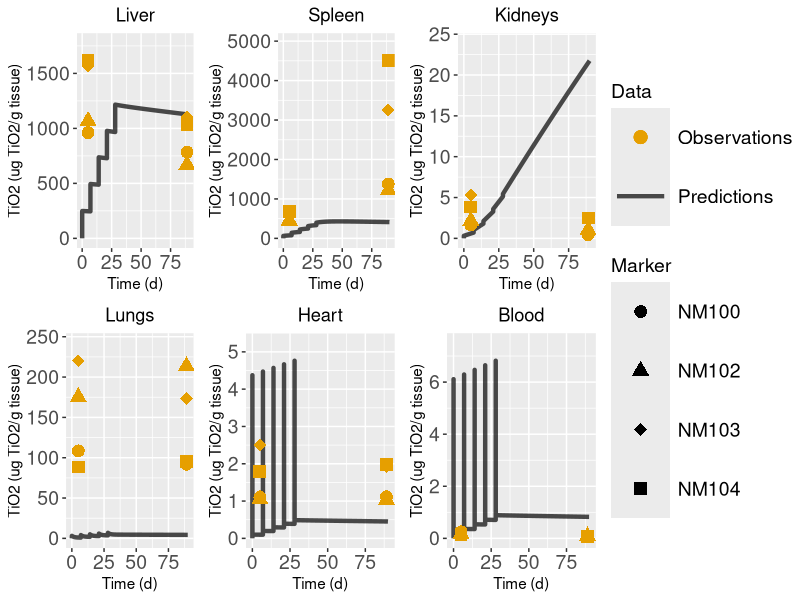

The R script that drew this image: (Note: this script raises an error after producing the figure.)
library(deSolve)
setwd("/Users/vassilis/Documents/GitHub/PBK_Grouping/TiO2/Validation")


#####################################
### Function to create Parameters ###
#####################################
create.params <- function(user_input){
  with( as.list(user_input),{
    ### Important!!! each compartment has a specific index vectors Tissue_fractions, Regional_flow_fractions, Capillary_fractions and cannot be changed
    # The index of each compartment:
    #Rest of Body (rob) --> 1
    #Heart (ht) --> 2
    #Kidneys (ki) --> 3
    #Brain (br) --> 4
    #Spleen (spl) --> 5
    #Lungs (lu) --> 6
    #Liver (li) --> 7
    #Uterus (ut) --> 8
    #Bone (bone) --> 9
    #Adipose (ad) --> 10
    #Skin (skin) --> 11
    #Muscles (mu) --> 12
    #Gastrointestinal track (GIT) --> 13
    
    
    comp_names <- list( "RoB"="RoB","Heart"="Heart", "Kidneys"="Kidneys", "Brain"= NA, "Spleen"="Spleen",
                        "Lungs"="Lungs", "Liver"="Liver", "Uterus"=NA, "Bone"="Bone", "Adipose"=NA, "Skin"=NA,
                        "Muscles"=NA, "GIT"="GIT") #used as input in function, compartments that are used in pbpk
    
    
    # List with names of all possible compartments
    all_comps <- list("RoB"="RoB","Heart"="Heart", "Kidneys"="Kidneys", "Brain"="Brain", "Spleen"="Spleen",
                      "Lungs"="Lungs", "Liver"="Liver", "Uterus"="Uterus", "Bone"="Bone", "Adipose"="Adipose", "Skin"="Skin", "Muscles"="Muscles",
                      "GIT"="GIT") # List with names of all possible compartments
    
    ### Density of tissues/organs
    d_tissue <- 1 #g/ml
    d_skeleton <- 1.92 #g/ml
    d_adipose <- 0.940 #g/ml
    
    Q_total <- (1.54*mass^0.75)*60 # Total Cardiac Output (ml/h)
    
    Total_Blood <- 0.06*mass+0.77 # Total blood volume (ml)
    
    fr_ad <- 0.0199*mass + 1.644 # w in g,  Brown et al.1997 p.420. This equation gives the  adipose % of body weight 
    
    
    # Physiological parameters units
    # V_blood, V_ven, V_art (ml): Volume of total blood, venous blood and arterial blood
    # w_i (g):                    mass of tissue or organ "i"
    # V_tis_i (ml):                volume of tissue or organ "i"
    # V_cap_i (ml):                volume of capillary blood in tissue "i"
    # Q_i, Q_total (ml/h):        regional blood flow of tissue or organ "i"
    
    fractions <- matrix(rep(NA, 4*13), ncol = 4)
    colnames(fractions) <- c("Tissue.weight.fraction.(%.of.BW)", "Regional.flow.fractions.(%.of.total.cardiac.output)",
                             "Capillary.fractions.(fraction.of.tissue.volume)", "Macrophage.fractions.(fraction.of.tissue.volume)" )
    fractions[,1] <- c(NA, 0.33, 0.730, 0.570, 0.200, 0.500, 3.660, 0.011, 10.000, NA, 19.030, 40.000, 2.700)
    fractions[,2] <- c(NA, 4.90, 14.10, 2.00, 1.22, 100.00, 17.40, 1.11, 12.20, 7.00, 5.80, 27.80, 14.00)
    fractions[,3] <- c(0.0400, 0.2600, 0.1600, 0.0300, 0.2200, 0.3600, 0.2100, 0.0770, 0.0400, 0.0055, 0.0200, 0.0143, 0.0500)
    fractions[,4] <- c(0.02, 0.02, 0.02, 0.04, 0.30, 0.04, 0.10, 0.02, 0.04, 0.04, 0.02, 0.02, NA)
    rownames(fractions) <- all_comps
    
    #Tissue weight fraction 
    Tissue_fractions <- fractions[,1]/100 # % of BW. Na values refers to the volume of the rest organs(RoB)
    Tissue_fractions[10] <- fr_ad/100
    #Regional blood flow fraction
    Regional_flow_fractions <- fractions[,2]/100 # % of total cardiac output
    #Capillary volume fractions (fractions of tissue volume)
    Capillary_fractions <- fractions[,3] # of tissue volume
    
    
    W_tis <- rep(0,length(comp_names))
    V_tis <- rep(0,length(comp_names))
    V_cap <- rep(0,length(comp_names))
    W_macro <- rep(0,length(comp_names))  #one more for blood compartment
    Q <- rep(0,length(comp_names))
    
    # The following values were calculated by dividing the %ID/ g tissue with the %ID w/o free 48 from Table 2 of Kreyling et al. (2017)
    # Thus, they represent the average mass, in grams, of the respective tissues in each time group.
    liver_expw <- mean(c(8.57, 8.92, 9.30, 8.61, 9.20))
    spleen_expw <- mean(c(0.93, 0.75, 0.97, 0.68, 0.71))
    kidneys_expw <- mean(c(2.27, 2.36, 2.44, 2.11, 2.26))
    lungs_expw <- mean(c(1.87, 1.60, 1.80, 1.48, 1.31))
    heart_expw <- mean(c(0.89, 1.00, 1.00, 1.00, 0.88))
    blood_expw <- mean(c(16.52, 17.45, 15.33, 18.50, 18.00))
    carcass_expw <- mean(c(206.00, 203.33, 184.00, 202.00, 203.75))
    skeleton_expw <- mean(c(26.15, 27.50, 25.56, 25.79, 25.26))
    soft_tissues <- mean(c(228.57, 253.85, 214.29, 225.93, 231.04))
    
    ### Calculation of tissue weights  
    W_tis[2] <- heart_expw
    W_tis[3] <- kidneys_expw
    W_tis[5] <- spleen_expw
    W_tis[6] <- lungs_expw
    W_tis[7] <- liver_expw
    W_tis[9] <- skeleton_expw
    W_tis[13] <- Tissue_fractions[13]*mass
    
    
    for (i in 1:length(comp_names)) {
      control <- comp_names[i]
      
      Regional_flow_fractions[i] <- ifelse(is.na(control), NA, Regional_flow_fractions[i])
      Capillary_fractions[i] <- ifelse(is.na(control), NA, Capillary_fractions[i])
      
      ###Calculation of tissue volumes
      
      if (i==9){
        V_tis[i] <- W_tis[i]/d_skeleton
      } else if(i==10){
        V_tis[i] <- W_tis[i]/d_adipose
      } else{
        V_tis[i] <- W_tis[i]/d_tissue 
      }
      
      ###Calculation of capillary volumes
      V_cap[i] <- V_tis[i]*Capillary_fractions[i]
      
      ###Calculation of regional blood flows
      Q[i] <- Q_total*Regional_flow_fractions[i]
    }
    
    
    ### Calculations for "Soft tissue" compartment
    W_tis[1] <- mass - sum(W_tis[2:length(W_tis)], na.rm = TRUE)-Total_Blood
    V_tis[1] <- W_tis[1]/d_adipose     
    Q[1] <- Q_total - sum(Q[2:length(Q)],na.rm = TRUE) + Q[6]
    V_cap[1] <- V_tis[1]*Capillary_fractions[1] #Total_Blood - Vven - Vart - sum(V_cap[2:length(V_cap)], na.rm = TRUE)
    
    parameters <- matrix(c(W_tis[],V_tis[],V_cap[],Q[],W_macro[]), ncol = 5)
    colnames(parameters) <- c("W_tis", "V_tis", "V_cap", "Q", "W_macro")
    rownames(parameters) <- all_comps
    
    Vven=0.64*Total_Blood
    Vart=0.15*Total_Blood
    Wm_ven=0.01*Vven
    Wm_art=0.01*Vart
    
    return(list(
      "Q_total"=Q_total, "V_blood"=Total_Blood, "V_ven"=Vven, "V_art"=Vart,
      
      "w_rob"=parameters[1,1], "w_ht"=parameters[2,1], "w_ki"=parameters[3,1], "w_spl"=parameters[5,1], "w_lu"=parameters[6,1], "w_li"=parameters[7,1], "w_bone"=parameters[9,1], "w_git"=parameters[13,1],
      
      "V_tis_rob"=parameters[1,2], "V_tis_ht"=parameters[2,2], "V_tis_ki"=parameters[3,2], "V_tis_spl"=parameters[5,2], "V_tis_lu"=parameters[6,2], "V_tis_li"=parameters[7,2], "V_tis_bone"=parameters[9,2], "V_tis_git"=parameters[13,2], 
      
      "V_cap_rob"=parameters[1,3], "V_cap_ht"=parameters[2,3], "V_cap_ki"=parameters[3,3], "V_cap_spl"=parameters[5,3], "V_cap_lu"=parameters[6,3], "V_cap_li"=parameters[7,3], "V_cap_bone"=parameters[9,3], "V_cap_git"=parameters[13,3],
      
      "Q_rob"=parameters[1,4], "Q_ht"=parameters[2,4], "Q_ki"=parameters[3,4], "Q_spl"=parameters[5,4], "Q_lu"=parameters[6,4], "Q_li"=parameters[7,4], "Q_bone"=parameters[9,4], "Q_git"=parameters[13,4],
      "dose" = dose, "administration" = administration_time
      
    ))
  })
}


#===============================================
#2. Function to create initial values for ODEs 
#===============================================

create.inits <- function(parameters){
  with( as.list(parameters),{
    M_ht<-0; M_lu<-0; M_li<-0; M_spl<-0; M_ki<-0; M_git<-0; M_bone<-0; M_rob<-0;
    
    M_cap_ht<-0; M_cap_lu<-0; M_cap_li<-0; M_cap_spl<-0; M_cap_ki<-0; M_cap_git<-0; M_cap_bone<-0; M_cap_rob<-0;
    
    M_lumen <- 0;
    M_ven<-0; M_art<-0
    M_feces<-0; M_urine<-0 
    
    return(c("M_ht" = M_ht, "M_lu" = M_lu, 
             "M_li" = M_li, "M_spl" = M_spl, 
             "M_ki" = M_ki, "M_git" = M_git, 
             "M_bone" = M_bone,"M_rob"=M_rob,
             
             "M_cap_ht" = M_cap_ht, "M_cap_lu" = M_cap_lu, 
             "M_cap_li" = M_cap_li, "M_cap_spl" = M_cap_spl, 
             "M_cap_ki" = M_cap_ki, "M_cap_git" = M_cap_git, 
             "M_cap_bone" = M_cap_bone,"M_cap_rob"=M_cap_rob,
             
             "M_lumen" = M_lumen,
             "M_ven" = M_ven, "M_art" = M_art, "M_feces" = M_feces, "M_urine" = M_urine))
    
  })
}

#==============
#3.Function for creating events #
#==============
create.events<- function(parameters){
  with( as.list(parameters),{
    
    ldose <- length(dose)
    ltimes <- length(administration)
    
    addition <- dose
    if (ltimes == ldose){
      events <- list(data = rbind(data.frame(var = "M_ven",  time = administration, 
                                             value = addition, method = c("add")) ))
    }else{
      stop("The times when the drug is injected should be equal in number to the doses")
    }
    
    
    return(events)
  }) 
}

###################
# 4.Custom function 
###################

custom.func <- function(){
  return()
}


#==============
#5. ODEs System
#==============
ode.func <- function(time, Initial.values, Parameters, custom.func){
  with( as.list(c(Initial.values, Parameters)),{
    
    position <- c(1,2,3,4,3,1,5,1,6,7,6,8,7,6,9,10)
    fit_pars <-exp(c(-0.133735, 2.122784, 7.684528, 6.6723, 1.761389, -2.18345, 
                     -9.489032, -2.726946, -6.120888, -8.849567, -2.124971, -9.946329)) 
    
    P_ht <- fit_pars[position[1]]
    P_lu <- fit_pars[position[2]]
    P_li <- fit_pars[position[3]]
    P_spl <- fit_pars[position[4]]
    P_ki <- fit_pars[position[5]]
    P_git <- fit_pars[position[6]]
    P_bone <- fit_pars[position[7]]
    P_rob <- fit_pars[position[8]]
    
    x_ht <- fit_pars[position[9]]
    x_lu <- fit_pars[position[10]]
    x_li <- fit_pars[position[11]]
    x_spl <- fit_pars[position[12]]
    x_ki <- fit_pars[position[13]]
    x_git <- fit_pars[position[14]]
    x_bone <- fit_pars[position[15]]
    x_rob <- fit_pars[position[16]]
    
    CLE_f <- fit_pars[length(fit_pars)-1]
    CLE_h <- fit_pars[length(fit_pars)]
    CLE_u <- 0
    
    
    # Concentrations (micro grams of NPs)/(g tissue)
    C_ht <- M_ht/w_ht
    C_cap_ht <- M_cap_ht/V_cap_ht
    C_lu <- M_lu/w_lu
    C_cap_lu <- M_cap_lu/V_cap_lu
    C_li <- M_li/w_li
    C_cap_li <- M_cap_li/V_cap_li
    C_spl <- M_spl/w_spl
    C_cap_spl <- M_cap_spl/V_cap_spl
    C_ki <- M_ki/w_ki
    C_cap_ki <- M_cap_ki/V_cap_ki
    C_git <- M_git/w_git
    C_cap_git <- M_cap_git/V_cap_git
    C_bone <- M_bone/w_bone
    C_cap_bone <- M_cap_bone/V_cap_bone
    C_rob <- M_rob/w_rob
    C_cap_rob <- M_cap_rob/V_cap_rob
    
    C_ven <- M_ven/V_ven
    C_art <- M_art/V_art
    
    # Heart
    dM_cap_ht <- Q_ht*(C_art - C_cap_ht) - x_ht*Q_ht*(C_cap_ht - C_ht/P_ht)
    dM_ht <- x_ht*Q_ht*(C_cap_ht - C_ht/P_ht) 
    
    # Lungs
    dM_cap_lu <- Q_total*(C_ven - C_cap_lu) - x_lu*Q_total*(C_cap_lu - C_lu/P_lu)
    dM_lu <-  x_lu*Q_total*(C_cap_lu - C_lu/P_lu)
    
    # Liver 
    dM_cap_li <- Q_li*(C_art - C_cap_li) + Q_spl*(C_cap_spl - C_cap_li) + Q_git*(C_cap_git - C_cap_li) -
      x_li*(Q_li+Q_git+Q_spl)*(C_cap_li - C_li/P_li)
    dM_li <- x_li*(Q_li+Q_git+Q_spl)*(C_cap_li - C_li/P_li) - CLE_h*M_li
    
    # Spleen
    dM_cap_spl <- Q_spl*(C_art - C_cap_spl) - x_spl*Q_spl*(C_cap_spl - C_spl/P_spl)
    dM_spl <- x_spl*Q_spl*(C_cap_spl - C_spl/P_spl) 
    
    # Kidneys
    dM_cap_ki <- Q_ki*(C_art - C_cap_ki) - x_ki*Q_ki*(C_cap_ki - C_ki/P_ki)- CLE_u*M_cap_ki
    dM_ki <- x_ki*Q_ki*(C_cap_ki - C_ki/P_ki) 
    
    # GIT - Gastrointestinal Track
    dM_cap_git <- Q_git*(C_art - C_cap_git) - x_git*Q_git*(C_cap_git - C_git/P_git)
    dM_git <- x_git*Q_git*(C_cap_git - C_git/P_git) 
    dM_lumen <- CLE_h*M_li - CLE_f *M_lumen 
    
    # Bone
    dM_cap_bone <- Q_bone*(C_art - C_cap_bone) - x_bone*Q_bone*(C_cap_bone - C_bone/P_bone)
    dM_bone <- x_bone*Q_bone*(C_cap_bone - C_bone/P_bone) 
    
    
    # RoB - Rest of Body
    dM_cap_rob <- Q_rob*(C_art - C_cap_rob) - x_rob*Q_rob*(C_cap_rob - C_rob/P_rob)
    dM_rob <- x_rob*Q_rob*(C_cap_rob - C_rob/P_rob) 
    
    # Urine
    dM_urine <- CLE_u*M_cap_ki
    
    # Feces
    dM_feces <- CLE_f*M_lumen
    
    # Venous Blood
    dM_ven <- Q_ht*C_cap_ht + (Q_li + Q_spl+Q_git)*C_cap_li + Q_ki*C_cap_ki +
      Q_bone*C_cap_bone + Q_rob*C_cap_rob - Q_total*C_ven
    
    # Arterial Blood
    dM_art <-  Q_total*C_cap_lu - Q_total*C_art
    
    Blood_total <- M_ven + M_art + M_cap_ht + M_cap_lu +M_cap_li+M_cap_spl+
      M_cap_ki+ M_cap_git+M_cap_bone+M_cap_rob
    Blood <- Blood_total/(V_blood)
    
    C_git_total <- (M_git+M_lumen)/w_git
    
    list(c("dM_ht" = dM_ht, "dM_lu" = dM_lu, 
           "dM_li" = dM_li, "dM_spl" = dM_spl, 
           "dM_ki" = dM_ki, "dM_git" = dM_git, 
           "dM_bone" = dM_bone,"dM_rob"=dM_rob,
           
           "dM_cap_ht" = dM_cap_ht, "dM_cap_lu" = dM_cap_lu, 
           "dM_cap_li" = dM_cap_li, "dM_cap_spl" = dM_cap_spl, 
           "dM_cap_ki" = dM_cap_ki, "dM_cap_git" = dM_cap_git, 
           "dM_cap_bone" = dM_cap_bone,"dM_cap_rob"=dM_cap_rob,
           
           "dM_lumen" = dM_lumen,
           "dM_ven" = dM_ven, "dM_art" = dM_art, "dM_feces" = dM_feces, "dM_urine" = dM_urine),
         
         "Heart" = M_ht+M_cap_ht, "Lungs" = M_lu + M_cap_lu, "Liver" = M_li + M_cap_li,
         "Spleen" = M_spl + M_cap_spl, "Kidneys" = M_ki + M_cap_ki,
         "Git" = M_git+M_lumen + M_cap_git, "Bone" = M_bone + M_cap_bone,
         "RoB" = M_rob + M_cap_rob, "Blood" = M_ven + M_art,
         
         
         "C_Blood"=Blood,
         "C_Heart"=C_ht, "C_Lungs"=C_lu, "C_Liver"=C_li, "C_Spleen"=C_spl,
         "C_Kidneys"=C_ki, "C_Git"=C_git_total, "C_Bone"=C_bone, "C_RoB"=C_rob,
         "Feces"=M_feces, "Urine"=M_urine)
  })
}

##############################
### Load experimental data ###
##############################
Mr_Ti <- 47.867
Mr_TiO2 <- 47.867 + 32
# Load the mean values 
# The units of the values are ug Ti per g of tissue
NM100_single <- openxlsx::read.xlsx("Data/Garaets_data/Female_NM100.xlsx", sheet=1,  colNames = T, rowNames = F)
NM100_single[,-1] <- NM100_single[,-1] * Mr_TiO2/Mr_Ti
NM100_repeated <- openxlsx::read.xlsx("Data/Garaets_data/Female_NM100.xlsx", sheet=2,  colNames = T, rowNames = F)
NM100_repeated[,-1] <- NM100_repeated[,-1] * Mr_TiO2/Mr_Ti

NM102_single <- openxlsx::read.xlsx("Data/Garaets_data/Female_NM102.xlsx", sheet=1,  colNames = T, rowNames = F)
NM102_single[,-1] <- NM102_single[,-1] * Mr_TiO2/Mr_Ti
NM102_repeated <- openxlsx::read.xlsx("Data/Garaets_data/Female_NM102.xlsx", sheet=2,  colNames = T, rowNames = F)
NM102_repeated[,-1] <- NM102_repeated[,-1] * Mr_TiO2/Mr_Ti

NM103_single <- openxlsx::read.xlsx("Data/Garaets_data/Female_NM103.xlsx", sheet=1,  colNames = T, rowNames = F)
NM103_single[,-1] <- NM103_single[,-1] * Mr_TiO2/Mr_Ti
NM103_repeated <- openxlsx::read.xlsx("Data/Garaets_data/Female_NM103.xlsx", sheet=2,  colNames = T, rowNames = F)
NM103_repeated[,-1] <- NM103_repeated[,-1] * Mr_TiO2/Mr_Ti

NM104_single <- openxlsx::read.xlsx("Data/Garaets_data/Female_NM104.xlsx", sheet=1,  colNames = T, rowNames = F)
NM104_single[,-1] <- NM104_single[,-1] * Mr_TiO2/Mr_Ti
NM104_repeated <- openxlsx::read.xlsx("Data/Garaets_data/Female_NM104.xlsx", sheet=2,  colNames = T, rowNames = F)
NM104_repeated[,-1] <- NM104_repeated[,-1] * Mr_TiO2/Mr_Ti

data_list <- list("NM100_single"=NM100_single, "NM100_repeated"=NM100_repeated,
                   "NM102_single"=NM102_single, "NM102_repeated"=NM102_repeated,
                   "NM103_single"=NM103_single, "NM103_repeated"=NM103_repeated,
                   "NM104_single"=NM104_single, "NM104_repeated"=NM104_repeated)



Body_mass <- 174 # g
Dose_per_rat <- 2.3*1000 #ug/rat

####################
### User's INPUT ###
####################
mass <- Body_mass # g  

# Single dose experiments
dose <- Dose_per_rat # ug TiO2
administration_time = 0
user_input <-list("dose" = dose, "mass" = mass, "administration_time" = administration_time)
params<-create.params(user_input)
inits <- create.inits(params)
events_single <- create.events(params)
sample_time_single <- seq(0, 90*24, 0.5)

solution_single <- data.frame(ode(times = sample_time_single,  func = ode.func, y = inits, parms = params, 
                           custom.func = custom.func, method="lsodes",  events = events_single))
predictions_single <- solution_single[,c('time', 'C_Liver', 'C_Spleen', 'C_Kidneys', "C_Lungs", "C_Heart", "C_Blood")]
names(predictions_single)[2:7] <- c("Liver", "Spleen", "Kidneys", "Lungs", "Heart", "Blood")

# Repeated dose experiment
dose <- rep(Dose_per_rat, 5) # ug TiO2
administration_time = seq(0,4)*7*24
user_input <-list("dose" = dose, "mass" = mass, "administration_time" = administration_time)
params<-create.params(user_input)
inits <- create.inits(params)
events_repeated <- create.events(params)
sample_time_repeated <- seq(0, 90*24, 0.5)

solution_repeated <- data.frame(ode(times = sample_time_repeated,  func = ode.func, y = inits, parms = params, 
                           custom.func = custom.func, method="lsodes",  events = events_repeated))

predictions_repeated <- solution_repeated[,c('time', 'C_Liver', 'C_Spleen', 'C_Kidneys', "C_Lungs", "C_Heart", "C_Blood")]
names(predictions_repeated)[2:7] <- c("Liver", "Spleen", "Kidneys", "Lungs", "Heart", "Blood")

predictions_list <- list("predictions_single"=predictions_single,
                         "predictions_repeated"=predictions_repeated)

library(ggplot2)

# Defining the linetype and colour of each curve
cls <-  c("Predictions" = "#000000", "Observations" = "#E69F00")
shapes <- c("NM100" = 16, "NM102" = 17, "NM103" = 18, "NM104"=15)  # You can choose different shapes for each layer

create.plots <- function(exp_data_list, predictions, compartment, y_max =NULL){  
  if(is.null(y_max)){
    y_max = max(c(max(exp_data_list[[1]][compartment]),
                  max(exp_data_list[[2]][compartment]),
                  max(exp_data_list[[3]][compartment]), 
                  max(exp_data_list[[4]][compartment]), 
                  max(predictions[compartment])))
  }
  
  test_plot = ggplot()+
    geom_line(data=predictions, aes(x= time/24, y= !!as.name(compartment), color = "Predictions"), size=1.5,alpha = 0.7) +
    geom_point(data=exp_data_list[[1]], aes(x=Time, y= !!as.name(compartment), color='Observations', shape = 'NM100'), size=4)+
    geom_point(data=exp_data_list[[2]], aes(x=Time, y= !!as.name(compartment), color='Observations', shape = 'NM102'), size=4)+
    geom_point(data=exp_data_list[[3]], aes(x=Time, y= !!as.name(compartment), color='Observations', shape = 'NM103'), size=4)+
    geom_point(data=exp_data_list[[4]], aes(x=Time, y= !!as.name(compartment), color='Observations', shape = 'NM104'), size=4)+
    #scale_y_continuous(trans='log10')+
    ylim(0, 1.1*y_max)+
    labs(title = compartment, 
         y = "TiO2 (ug TiO2/g tissue)",
         x = "Time (d)")+
    theme(plot.title = element_text(hjust = 0.5))+
    scale_color_manual("Data", values=cls)+
    scale_shape_manual("Marker", values = shapes) +
    theme(legend.key.size = unit(1.5, 'cm'),  
          legend.title = element_text(size=14),
          legend.text = element_text(size=14),
          axis.text = element_text(size = 14))
  
  #print(test_plot)
  
}

# Plots for Single dose
plot_compartment <- c("Liver", "Spleen", "Kidneys", "Lungs", "Heart", "Blood")
single_dose_data <- data_list[c(1,3,5,7)]
p1 <-  create.plots(single_dose_data, predictions_list$predictions_single, plot_compartment[1])
p2 <-  create.plots(single_dose_data, predictions_list$predictions_single, plot_compartment[2])
p3 <-  create.plots(single_dose_data, predictions_list$predictions_single, plot_compartment[3])
p4 <-  create.plots(single_dose_data, predictions_list$predictions_single, plot_compartment[4])
p5 <-  create.plots(single_dose_data, predictions_list$predictions_single, plot_compartment[5], y_max=1)
p6 <-  create.plots(single_dose_data, predictions_list$predictions_single, plot_compartment[6], y_max=0.5)

single_dose_plot <- ggpubr::ggarrange(p1, p2, p3, p4, p5, p6, 
                                      ncol=3, nrow=2, 
                                      common.legend = TRUE, legend="right")

# Plots for Repeated dose
plot_compartment <- c("Liver", "Spleen", "Kidneys", "Lungs", "Heart", "Blood")
repeated_dose_data <- data_list[c(2,4,6,8)]
p7 <-  create.plots(repeated_dose_data, predictions_list$predictions_repeated, plot_compartment[1])
p8 <-  create.plots(repeated_dose_data, predictions_list$predictions_repeated, plot_compartment[2])
p9 <-  create.plots(repeated_dose_data, predictions_list$predictions_repeated, plot_compartment[3])
p10 <-  create.plots(repeated_dose_data, predictions_list$predictions_repeated, plot_compartment[4])
p11 <-  create.plots(repeated_dose_data, predictions_list$predictions_repeated, plot_compartment[5])
p12 <-  create.plots(repeated_dose_data, predictions_list$predictions_repeated, plot_compartment[6])

repeated_dose_plot <- ggpubr::ggarrange(p7, p8, p9, p10, p11, p12, 
                                      ncol=3, nrow=2, 
                                      common.legend = TRUE, legend="right")
print(repeated_dose_plot)


# Keep the data for the x-y plot
results_df <- data.frame(matrix(NA, ncol = 9))
colnames(results_df) <- c("Study", "NM Type", "Anatase %", "Rutile %", "Dose", "Injections", "Tissue", "Observed", "Predicted")
Study_name <- c("Garaets et al. (2014)")
# loop over tissues

for (i in 1:length(single_dose_data)) {
  mean_values <- single_dose_data[[i]]
  mean_values[,1] <- mean_values[,1]*24 
  predictions <- predictions_single
  NM_type <- c("NM-100", "NM-102", "NM-103", "NM-104")
  NM_sizes <- c(210, 10, 20, 20, 20)
  anatase <- c(100,100,100,0,0)
  rutile <- 100 - anatase
  for (j in 2:dim(mean_values)[2]) {
    
    added_data <- cbind.data.frame(Study_name , NM_sizes[i], anatase[i], rutile[i], Dose_per_rat, 1 , colnames(mean_values)[j] ,mean_values[,j], predictions[which(predictions$time %in% mean_values$Time), 
                                                                                                       colnames(mean_values)[j]])
    colnames(added_data) <- c("Study", "NM Type", "Anatase %", "Rutile %", "Dose", "Injections", "Tissue", "Observed", "Predicted")
    
    results_df <- rbind(results_df, added_data)
    
  }
}

# Add the data about the repeated dose experiment
for (i in 1:length(repeated_dose_data)) {
  mean_values <- repeated_dose_data[[i]]
  mean_values[,1] <- mean_values[,1]*24 
  predictions <- predictions_repeated
  NM_type <- c("NM-100", "NM-102", "NM-103", "NM-104")
  NM_sizes <- c(210, 10, 20, 20, 20)
  anatase <- c(100,100,100,0,0)  
  for (j in 2:dim(mean_values)[2]) {
    
    added_data <- cbind.data.frame(Study_name , NM_sizes[i], anatase[i], rutile[i], Dose_per_rat*5, 5 , colnames(mean_values)[j] ,mean_values[,j], predictions[which(predictions$time %in% mean_values$Time), 
                                                                                                                                     colnames(mean_values)[j]])
    colnames(added_data) <- c("Study", "NM Type", "Anatase %", "Rutile %", "Dose", "Injections", "Tissue", "Observed", "Predicted")
    
    results_df <- rbind(results_df, added_data)
    
  }
}

results_df <- results_df[-1,]

write.csv(results_df,
          "/Users/vassilis/Documents/GitHub/PBK_Grouping/TiO2/Validation/Validation_results_data/Garaets_results.csv",
          row.names =F)
